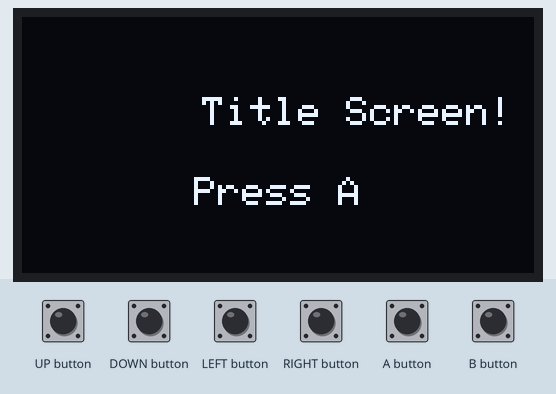
Recording of a sketch running on a simulated Arduboy, built with avr-gcc and run on an emulated ATmega32U4. Parts: 128×64 one-colour display. The inputs (shaded band) are chosen by the test bench.

Above: at 0.46 s.
At 1.28 s:
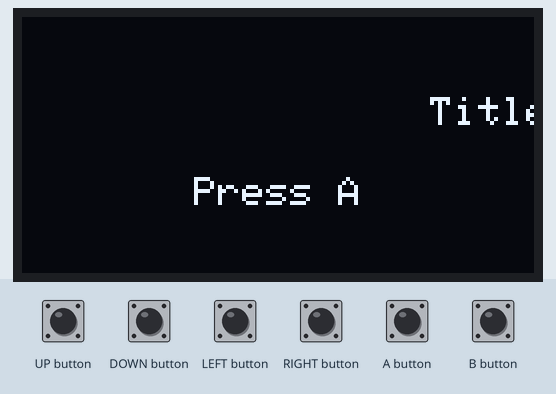
1.3 s: A button pressed for 0.15 s
At 2.1 s:
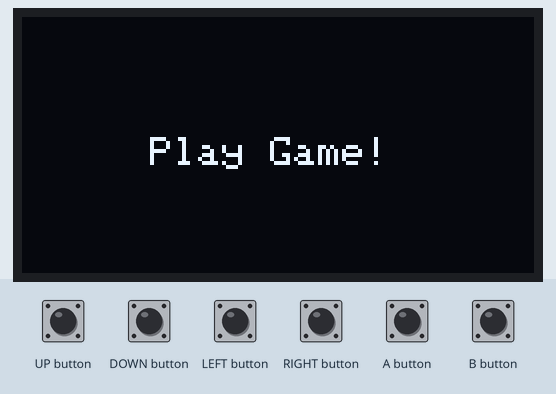
Timing chart, 0 to 4.3 s (numbered marks = the images above; inputs shaded):
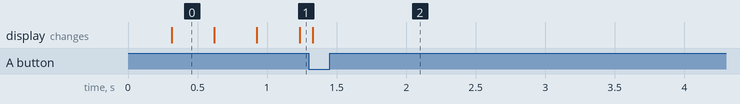

The sketch:

StateMachine.ino
```cpp
#include <Arduboy2.h>
Arduboy2 arduboy;

enum GameState {
  Title_Init,
  Title,
  PlayGame_Init,
  PlayGame,
};

struct TitleScreenVars {

  int8_t counter = 0;

};


TitleScreenVars titleScreenVars;
GameState gameState = GameState::Title_Init;

void setup() {

  arduboy.boot();
  gameState = GameState::Title_Init;

}

void loop() {

  if (!arduboy.nextFrame()) return;
  arduboy.pollButtons();
  arduboy.clear();

  switch (gameState) {

    case GameState::Title_Init:
      title_Init();
      [[fallthrough]]

    case GameState::Title:
      title();
      break;

    case GameState::PlayGame_Init:
      playGame_Init();
      [[fallthrough]]

    case GameState::PlayGame:
      playGame();
      break;

    default: break;

  }

  arduboy.display();

}

// ----------------------------------------------------------------------------
//  Title state ..
//
void title_Init() {

  titleScreenVars.counter = 26;
  gameState = GameState::Title;

}

void title() {

  // Handle input ..

  if (arduboy.justPressed(A_BUTTON)) {
    gameState = GameState::PlayGame_Init;
  }


  // Update Counter ..

  titleScreenVars.counter++;

  if (titleScreenVars.counter == 127) {

    titleScreenVars.counter = -127;

  }


  // Render screen ..

  arduboy.setCursor(titleScreenVars.counter, 20);
  arduboy.print(F("Title Screen!"));

  arduboy.setCursor(43, 40);
  arduboy.print(F("Press A"));

}


// ----------------------------------------------------------------------------
//  Game state ..
//
void playGame_Init() {

  gameState = GameState::PlayGame;

}

void playGame() {

  // Handle input ..

  if (arduboy.justPressed(A_BUTTON)) {
    gameState = GameState::PlayGame_Init;
  }


  // Render screen ..

  arduboy.setCursor(32, 30);
  arduboy.print(F("Play Game!"));

}
```

Measured:
- after the input at 1.3 s, the display: changes at once (image 2)
